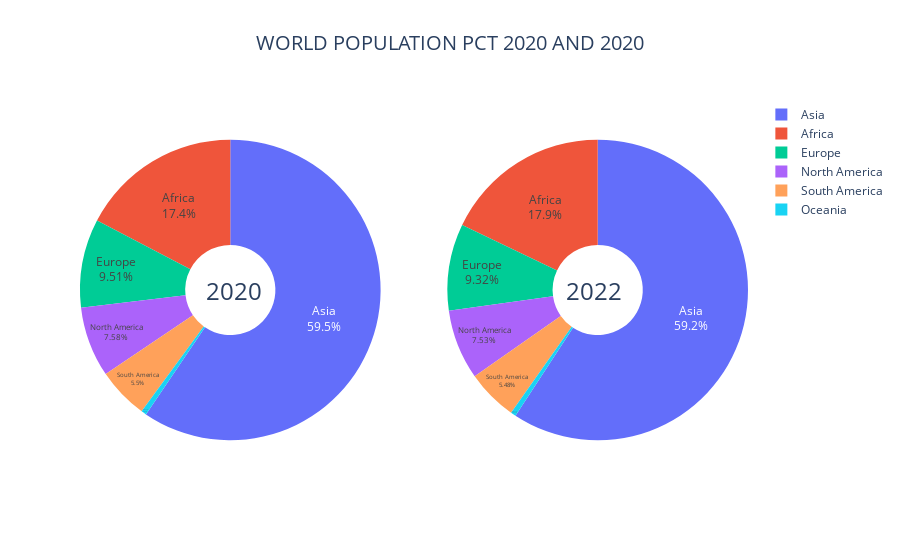

Here is the notebook cell this chart was saved with:
### Markdown cell above
### World population percentage 2020 and 2022 base on Continent

### Code cell
df_2020 = df.groupby(["Continent"], as_index = False)[2020].sum()
df_2022 = df.groupby(["Continent"], as_index = False)[2022].sum()

fig = make_subplots(rows = 1, cols = 2, specs = [[{"type":"domain"}, {"type":"domain"}]])
fig.add_trace(go.Pie(values = df_2020[2020], labels = df_2020["Continent"]), 1, 1)
fig.add_trace(go.Pie(values = df_2022[2022], labels = df_2022["Continent"]), 1, 2)

fig.update_traces(hole = 0.3, textposition = "inside", hoverinfo = "value+percent+label",
                 textinfo = "percent+label", insidetextorientation = "horizontal")
fig.update_layout(title = "WORLD POPULATION PCT 2020 AND 2020", title_x = 0.5, title_font = dict(size = 20))

fig.add_annotation(text = "2020", showarrow = False, x = 0.185, font_size = 24)
fig.add_annotation(text = "2022", showarrow = False, x = 0.815, font_size = 24)

fig.show()

### Figure 1 — Plotly figure (JSON) as saved in the notebook; plotly's stock layout.template omitted (floating-point values rounded to 4 significant figures)
{"data": [{"domain": {"x": [0, 0.45], "y": [0, 1]}, "hole": 0.3, "hoverinfo": "value+percent+label", "insidetextorientation": "horizontal", "labels": ["Africa", "Asia", "Europe", "North America", "Oceania", "South America"], "textinfo": "percent+label", "textposition": "inside", "type": "pie", "values": [1360671810, 4663086535, 745792196, 594236593, 43933426, 431530043]}, {"domain": {"x": [0.55, 1], "y": [0, 1]}, "hole": 0.3, "hoverinfo": "value+percent+label", "insidetextorientation": "horizontal", "labels": ["Africa", "Asia", "Europe", "North America", "Oceania", "South America"], "textinfo": "percent+label", "textposition": "inside", "type": "pie", "values": [1426730932, 4721383274, 743147538, 600296136, 45038554, 436816608]}], "layout": {"annotations": [{"font": {"size": 24}, "showarrow": false, "text": "2020", "x": 0.185}, {"font": {"size": 24}, "showarrow": false, "text": "2022", "x": 0.815}], "title": {"font": {"size": 20}, "text": "WORLD POPULATION PCT 2020 AND 2020", "x": 0.5}}}
